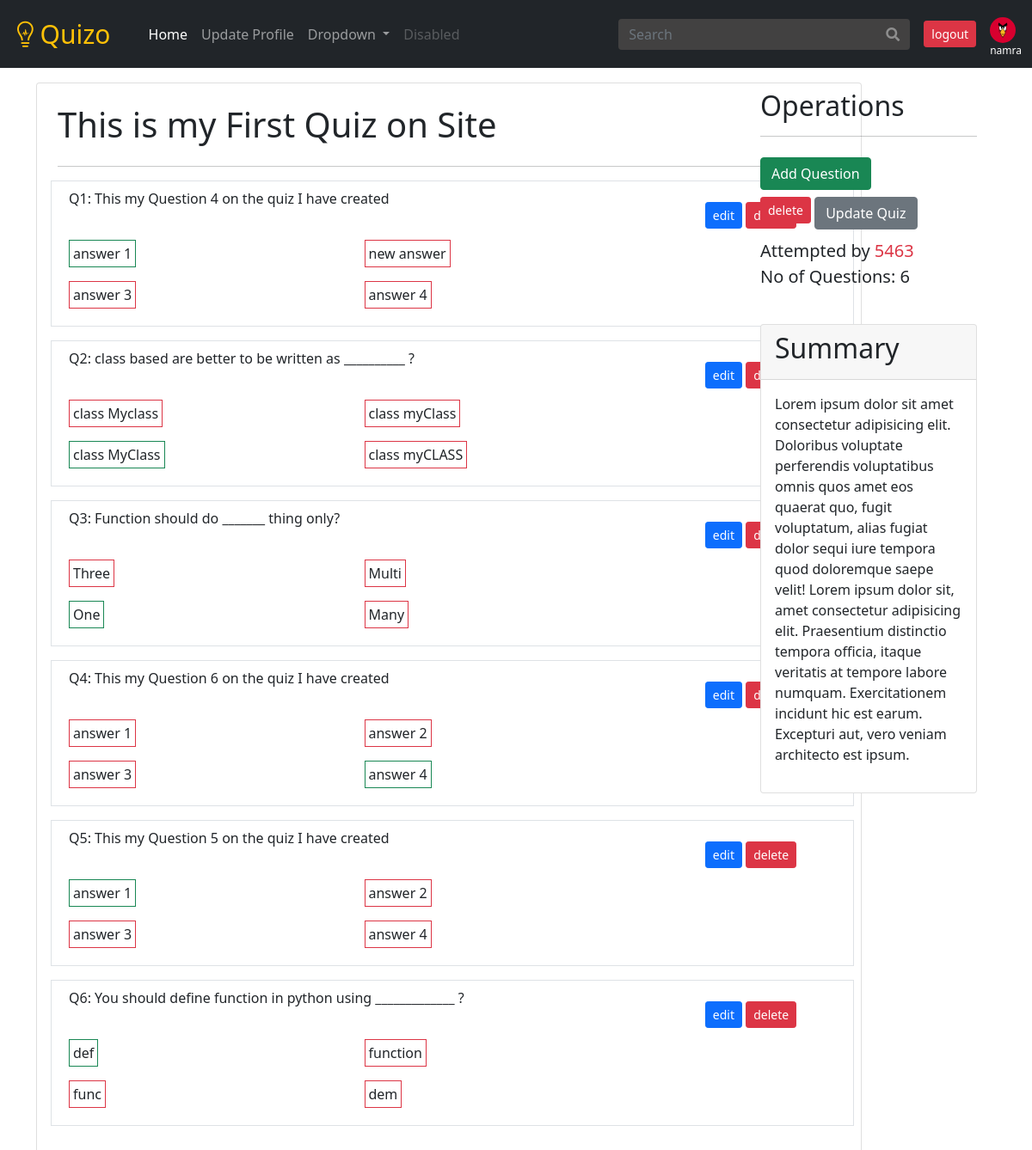
The page /quizzes/teachers/quiz/1/details/ (signed in) on the database its author committed.
### accounts/models.py (models this page shows, shortened)
class User(AbstractUser):
  USER_CHOICES = (
    ('S', 'STUDENT'),
    ('T', 'TEACHER'),
  )
  GENDER_CHOICES = (
    ('M', 'Male'),
    ('F', 'Female'),
  )
  user_role = models.CharField(max_length=15, choices=USER_CHOICES)
  gender    = models.CharField(max_length=10, choices=GENDER_CHOICES, default='M')
  profile_image  = models.ImageField(upload_to='profile_images/teachers_profile_images/', null=True, blank=True, default='utility_images/default_image.png')

### quiz/models.py (models this page shows, shortened)
class Quiz(models.Model):
  title          = models.CharField(max_length=200)
  teacher        = models.ForeignKey('accounts.TeacherProfile',
                                      related_name='created_quizzes',
                                      on_delete=models.CASCADE)
  subject        = models.ForeignKey(Subject, related_name='quizzes', on_delete=models.CASCADE)
  slug           = models.SlugField(max_length=200, unique=True, blank=True)
  summary        = models.TextField()
  score          = models.PositiveIntegerField(null=True, blank=True)
  date_created   = models.DateTimeField(auto_now_add=True)
  date_updated   = models.DateTimeField(auto_now=True)
  starts_at = models.DateTimeField()
  ends_at   = models.DateTimeField()
  class Meta:
    verbose_name_plural = 'Quizzes'

class Question(models.Model):
  quiz         = models.ForeignKey(Quiz, related_name='questions', on_delete=models.CASCADE)
  text         = models.CharField(max_length=400)
  score        = models.PositiveIntegerField(null=True, blank=True)
  is_active    = models.BooleanField(default=True)
  date_created = models.DateTimeField(auto_now_add=True)
  date_updated = models.DateTimeField(auto_now=True)
  order        = OrderField(null=True, blank=True, for_fields=['quiz'])
  class Meta:
    ordering = ['order']

class Answer(models.Model):
  question     = models.ForeignKey(Question, related_name='answers', on_delete=models.CASCADE)
  text         = models.CharField(max_length=200)
  is_correct   = models.BooleanField(default=False)
  is_active    = models.BooleanField(default=True)
  date_created = models.DateTimeField(auto_now_add=True)
  date_updated = models.DateTimeField(auto_now=True)

### quiz/views/teacher_views.py (the view)
# urls.py: path('teachers/quiz/<int:pk>/details/', teacher_views.TeacherQuizDetailView.as_view(), name='quiz_cms_details'),
class TeacherQuizDetailView(DetailView):
  model = Quiz
  context_object_name = 'quiz'
  template_name = 'teachers/details.html'

### quiz/templates/teachers/details.html (shortened to what this page needs)
{% extends "base.html" %}
{% block content %}
<div class="card float-start mx-auto p-4" style="width: 60rem;">
  <h1>{{ quiz.title }}</h1>
  <hr>
    <div class="row questions">
      {% for question in quiz.questions.all %}
      <div class="row mb-3 border p-2 ms-1" data-id="{{ question.id }}">
          <div class="col col-md-9">
            Q<span class="order">{{ question.order|add:1 }}</span>: {{ question.text }}
            <br><br>
            <p>
              <div class="row row-cols-1 row-cols-md-2 g-4">
              {% for answer in question.answers.all %}
                <div class="col">
                  <span class="border border-{% if answer.is_correct %}success{% else %}danger{% endif %} p-1">{{ answer.text }}</span> &emsp14;&emsp14;
                </div>
                {% endfor %}
              </div>
            </p>
          </div>
          <div class="col col-md-2 text-end pt-3" style="width: 20%;">
            <a href="{% url 'update_question' quiz.id question.id %}" class="btn btn-sm btn-primary">edit</a>
            {% include "delete_modal.html" with object_id=question.id object='question' pattern_name='delete_question' %}
          </div>
        </div>
      {% endfor %}
    </div>
  </div>
  <div class="w-25 p-4" style="width: 25rem; position: fixed; right: 40px; top: 80px;">
    <h2>Operations</h2>
    <hr>
    <a href="{% url 'create_question' quiz.id %}" class="btn btn-success mt-2">Add Question</a><br>
    {% include "delete_modal.html" with object_id=quiz.id object='' pattern_name='delete_quiz' %}
    <a href="{% url 'update_quiz' quiz.id %}" class="btn btn-secondary mt-2">Update Quiz</a>
    <p style="font-size: 20px; margin-top: 10px;">
      Attempted by
      <span class="text-danger">5463</span>
      <br>
      No of Questions: {{ quiz.questions.count }}
    </p>
    <br>
    <div class="card">
      <div class="card-header">
        <h2>Summary</h2>
      </div>
      <div class="card-body">
        <p>{{ quiz.summary }}</p>
      </div>
    </div>
  </div>
{% endblock %}

### accounts/templates/navbar.html (shortened to what this page needs)
<nav class="navbar navbar-expand-lg fixed-top navbar-dark bg-dark">
  <div class="container-fluid">
    <a class="navbar-brand text-warning ms-2" href="#" style="font-size: 30px; padding-right: 20px;">
      <i class="fab fa-medapps"></i> Quizo
    </a>
    <div class="collapse navbar-collapse" id="navbarSupportedContent">
      {% if request.user.is_authenticated %}
      <ul class="navbar-nav me-auto mb-2 mb-lg-0">
        <li class="nav-item">
          <a class="nav-link active" aria-current="page" href="/quizzes/students/home/">Home</a>
        </li>
        <li class="nav-item">
          <a class="nav-link" href="{% url 'update_profile' %}">Update Profile</a>
        </li>
        <li class="nav-item dropdown">
          <a class="nav-link dropdown-toggle" href="#" id="navbarDropdown" role="button" data-bs-toggle="dropdown" aria-expanded="false">
            Dropdown
          </a>
        </li>
        <li class="nav-item">
          <a class="nav-link disabled" href="#" tabindex="-1" aria-disabled="true">Disabled</a>
        </li>
      </ul>
      <span>
        <form class="d-flex" action="" method="GET">
          <div class="input-group" id="search-component">
            <input type="text" name="query" id="search-input" class="form-control" placeholder="Search">
            <button type="submit" id="search-button" class="input-group-text"><i class="fas fa-search"></i></button>
          </div>
        </form>
      </span>
      <span class="p-3">
        <a href="{% url 'logout' %}" class="btn btn-sm btn-danger">logout</a>
      </span>
      <span style="margin-bottom: -25px;">
        <img src="{{ request.user.profile_image.url }}" style="width: 30px; height: 30px; border-radius: 50%;" alt="">
        <p style="font-size: 12px;" class="text-white">{{ request.user.username }}</p>
      </span>
      {% endif %}
    </div>
  </div>
</nav>

### quiz/templates/delete_modal.html (shortened to what this page needs)
<button type="button" class="btn btn-sm btn-danger" data-bs-toggle="modal" data-bs-target="#staticBackdrop">
  delete
</button>

### static/css/main.css (style rules this page uses)
#search-component input[type="text"] { background-color: #424141; border: none; width: 300px; color: rgb(142, 142, 142); }
#search-component button { background-color: #424141; border: none; color:rgb(142, 142, 142); }

### rows shown on the page
User: user.profile_image (picture), user.username "namra"
Quiz: title "This is my First Quiz on Site", questions.count "6", summary "Lorem ipsum dolor sit amet consectetur adipisicing elit. Doloribus voluptate perferendis voluptatibus omnis quos amet eos quaerat quo, fugit voluptatum, alias fugiat dolor sequi iure tempora quod doloremque saepe velit! Lorem ipsum dolor sit, amet consectetur adipisicing elit. Praesentium distinctio tempora officia, itaque veritatis at tempore labore numquam. Exercitationem incidunt hic est earum. Excepturi aut, vero veniam architecto est ipsum."
Question: order|add "1", text "This my Question 4 on the quiz I have created"
Answer: text "answer 1"
Answer: text "new answer"
Answer: text "answer 3"
Answer: text "answer 4"
Question: order|add "2", text "class based are better to be written as __________ ?"
Answer: text "class Myclass"
Answer: text "class myClass"
Answer: text "class MyClass"
Answer: text "class myCLASS"
Question: order|add "3", text "Function should do _______ thing only?"
Answer: text "Three"
Answer: text "Multi"
Answer: text "One"
Answer: text "Many"
Question: order|add "4", text "This my Question 6 on the quiz I have created"
Answer: text "answer 1"
Answer: text "answer 2"
Answer: text "answer 3"
Answer: text "answer 4"
Question: order|add "5", text "This my Question 5 on the quiz I have created"
Answer: text "answer 1"
Answer: text "answer 2"
Answer: text "answer 3"
Answer: text "answer 4"
Question: order|add "6", text "You should define function in python using _____________ ?"
Answer: text "def"
Answer: text "function"
Answer: text "func"
Answer: text "dem"
